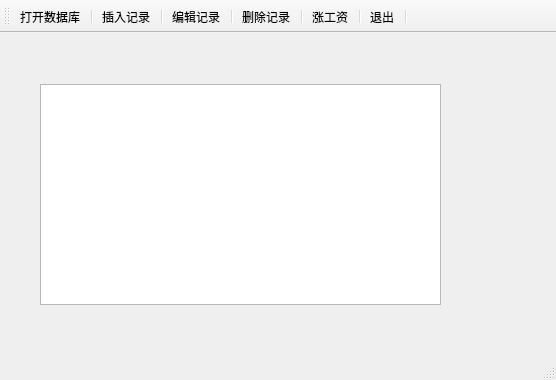
<?xml version="1.0" encoding="UTF-8"?>
<ui version="4.0">
 <class>MainWindow</class>
 <widget class="QMainWindow" name="MainWindow">
  <property name="geometry">
   <rect>
    <x>0</x>
    <y>0</y>
    <width>556</width>
    <height>380</height>
   </rect>
  </property>
  <property name="windowTitle">
   <string>MainWindow</string>
  </property>
  <widget class="QWidget" name="centralwidget">
   <widget class="QTableView" name="tableView">
    <property name="geometry">
     <rect>
      <x>40</x>
      <y>51</y>
      <width>401</width>
      <height>221</height>
     </rect>
    </property>
   </widget>
  </widget>
  <widget class="QStatusBar" name="statusbar"/>
  <widget class="QToolBar" name="toolBar">
   <property name="windowTitle">
    <string>toolBar</string>
   </property>
   <property name="toolButtonStyle">
    <enum>Qt::ToolButtonTextUnderIcon</enum>
   </property>
   <attribute name="toolBarArea">
    <enum>TopToolBarArea</enum>
   </attribute>
   <attribute name="toolBarBreak">
    <bool>false</bool>
   </attribute>
   <addaction name="actOpenDB"/>
   <addaction name="separator"/>
   <addaction name="actRecInsert"/>
   <addaction name="separator"/>
   <addaction name="actRecEdit"/>
   <addaction name="separator"/>
   <addaction name="actRecDelete"/>
   <addaction name="separator"/>
   <addaction name="actScan"/>
   <addaction name="separator"/>
   <addaction name="actQuit"/>
   <addaction name="separator"/>
  </widget>
  <action name="actOpenDB">
   <property name="icon">
    <iconset resource="res.qrc">
     <normaloff>:/images/open.png</normaloff>:/images/open.png</iconset>
   </property>
   <property name="text">
    <string>打开数据库</string>
   </property>
  </action>
  <action name="actQuit">
   <property name="icon">
    <iconset resource="res.qrc">
     <normaloff>:/images/exit.png</normaloff>:/images/exit.png</iconset>
   </property>
   <property name="text">
    <string>退出</string>
   </property>
  </action>
  <action name="actRecInsert">
   <property name="icon">
    <iconset resource="res.qrc">
     <normaloff>:/images/insert.png</normaloff>:/images/insert.png</iconset>
   </property>
   <property name="text">
    <string>插入记录</string>
   </property>
  </action>
  <action name="actRecDelete">
   <property name="icon">
    <iconset resource="res.qrc">
     <normaloff>:/images/delete.png</normaloff>:/images/delete.png</iconset>
   </property>
   <property name="text">
    <string>删除记录</string>
   </property>
  </action>
  <action name="actRecEdit">
   <property name="icon">
    <iconset resource="res.qrc">
     <normaloff>:/images/edit.png</normaloff>:/images/edit.png</iconset>
   </property>
   <property name="text">
    <string>编辑记录</string>
   </property>
  </action>
  <action name="actScan">
   <property name="icon">
    <iconset resource="res.qrc">
     <normaloff>:/images/upSalary.png</normaloff>:/images/upSalary.png</iconset>
   </property>
   <property name="text">
    <string>涨工资</string>
   </property>
  </action>
  <action name="actSQL">
   <property name="text">
    <string>SQL测试</string>
   </property>
  </action>
 </widget>
 <resources>
  <include location="res.qrc"/>
 </resources>
 <connections>
  <connection>
   <sender>actQuit</sender>
   <signal>triggered()</signal>
   <receiver>MainWindow</receiver>
   <slot>close()</slot>
   <hints>
    <hint type="sourcelabel">
     <x>-1</x>
     <y>-1</y>
    </hint>
    <hint type="destinationlabel">
     <x>277</x>
     <y>189</y>
    </hint>
   </hints>
  </connection>
 </connections>
</ui>
